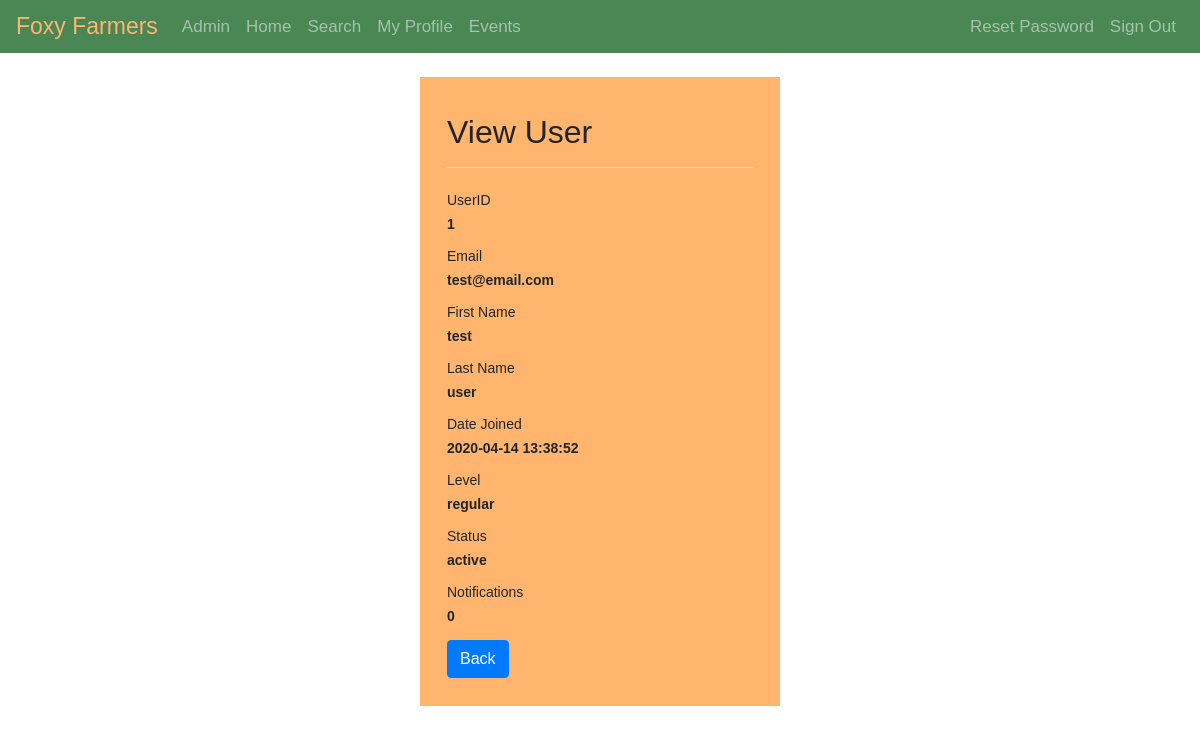
Screenshot of /pages/admin/user-read.php?userID=1 (signed in) with the database file from the repository.
### tables this page shows
CREATE TABLE user (
  userID INT NOT NULL,
  firstName VARCHAR(128) NOT NULL,
  lastName VARCHAR(128) NOT NULL,
  email VARCHAR(128) NOT NULL UNIQUE,
  password VARCHAR(256) NOT NULL,
  dateJoined DATETIME NULL DEFAULT CURRENT_TIMESTAMP, 
  accessLevel ENUM("regular", "premium", "admin") NULL DEFAULT "regular",
  status ENUM("active", "banned", "suspended") NULL DEFAULT "active",
  notifications INT NULL DEFAULT 0
);

### pages/admin/user-read.php (the view, shortened to what this page needs)
<?php
require_once "../../utilities/config.php";
if(isset($_GET["userID"]) && !empty(trim($_GET["userID"]))){
    $sql = "SELECT * FROM user WHERE userID = ?";
    if($stmt = mysqli_prepare($link, $sql)){
        mysqli_stmt_bind_param($stmt, "i", $param_userID);
        if(mysqli_stmt_execute($stmt)){
            $result = mysqli_stmt_get_result($stmt);
            if(mysqli_num_rows($result) == 1){
                $row = mysqli_fetch_array($result, MYSQLI_ASSOC);
            } else{
                header("location: admin-error.php");
                exit();
            }
        } else{
            echo "Oops! Something went wrong. Please try again later.";
        }
    }
} else{
    header("location: admin-error.php");
    exit();
}
?>
    <div class="wrapper wrapper-admin-narrow">
        <div class="container-fluid">
            <div class="row">
                <div class="col-md-12">
                    <div class="pb-2 mt-4 mb-4 border-bottom">
                        <h2>View User</h2>
                    </div>
                    <div class="form-group">
                        <label>UserID</label>
                        <p class="form-control-static"><?php echo '<b>' . $row["userID"] . '</b>' ; ?></p>
                    </div>
                    <div class="form-group">
                        <label>Email</label>
                        <p class="form-control-static"><?php echo '<b>' .  $row["email"] . '</b>'; ?></p>
                    </div>
					<div class="form-group">
                        <label>First Name</label>
                        <p class="form-control-static"><?php echo '<b>' .  $row["firstName"] . '</b>'; ?></p>
                    </div>
					<div class="form-group">
                        <label>Last Name</label>
                        <p class="form-control-static"><?php echo '<b>' .  $row["lastName"] . '</b>'; ?></p>
                    </div>
					<div class="form-group">
                        <label>Date Joined</label>
                        <p class="form-control-static"><?php echo '<b>' .  $row["dateJoined"] . '</b>'; ?></p>
                    </div>
					<div class="form-group">
                        <label>Level</label>
                        <p class="form-control-static"><?php echo '<b>' .  $row["accessLevel"] . '</b>'; ?></p>
                    </div>
					<div class="form-group">
                        <label>Status</label>
                        <p class="form-control-static"><?php echo '<b>' .  $row["status"] . '</b>'; ?></p>
                    </div>
					<div class="form-group">
                        <label>Notifications</label>
                        <p class="form-control-static"><?php echo '<b>' .  $row["notifications"] . '</b>'; ?></p>
                    </div>
                    <p><a href="user-home.php" class="btn btn-primary">Back</a></p>
                </div>
            </div>
        </div>
    </div>

### style/style.css (style rules this page uses)
* { -webkit-box-sizing: border-box; -moz-box-sizing: border-box; -ms-box-sizing: border-box; box-sizing: border-box; }
:root { --main-orange-color: rgb(255,181,110); --main-orange-color-inner-shadow: rgba(202, 126, 54, 0.8); --main-orange-color-outer-shadow: rgba(0, 0, 0, 0.5); --main-green-color: hsl(130, 29%, 41%); }
body { font: 14px sans-serif; background-image: url("../images/site-photos/background.png"); background-color: white; background-attachment: fixed; }
.wrapper { width: 30%; padding: 1%; margin: 2% auto; background-color: var(--main-orange-color); }
.navbar { background-color: var(--main-green-color); }
.navbar .navbar-brand { color: var(--main-orange-color); font-size: 23px; }
.navbar .nav-item { font-size: 17px; }

### rows the page displays
user: userID "1", email "test@email.com", firstName "test", lastName "user", dateJoined "2020-04-14 13:38:52", accessLevel "regular", status "active", notifications "0"
